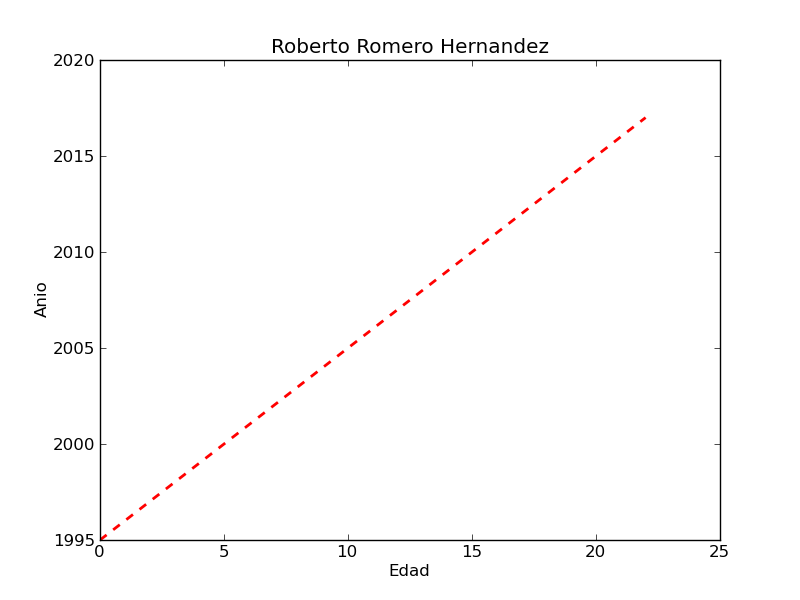

Write the Python code that produced this figure.
import numpy as np
import pylab as pl
x = [   0,   1,   2,   3,   4,   5,   6,   7,   8,   9,  10,  11,  12,  13,  14,  15,  16,  17,  18,  19,  20,  21,  22]
y = [1995,1996,1997,1998,1999,2000,2001,2002,2003,2004,2005,2006,2007,2008,2009,2010,2011,2012,2013,2014,2015,2016,2017]
pl.title ('Roberto Romero Hernandez')
pl.ylabel('Anio')
pl.xlabel('Edad')
pl.axis([0,22,1995,2017])
pl.plot (x,y,'r--', linewidth = 2)
pl.savefig('temp1.png')
pl.show()
